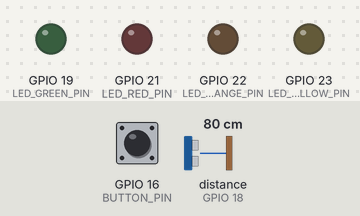
Bench run of a sketch on a simulated ESP32. On the bench: output pins drawn as LEDs (lit = HIGH). The test bench sets the inputs (shaded band); at power-on: GPIO 16 (BUTTON_PIN) HIGH, distance to the obstacle (sensor on GPIO 18) 80 cm. The echo pulse lasts 58.3 µs per cm; WiFi joins after 1.5 s; servers stay silent unless stated; uploads are accepted with an empty reply; the local clock reads 2024-03-15 10:24:30 at power-on unless the sketch sets it; EEPROM starts erased; pins used as bus, display or sensor lines are not drawn; what the sketch prints to the serial monitor is not drawn.

Above: at 3.7 s.
3.8 s: GPIO 16 (BUTTON_PIN) pulled LOW for 0.15 s
At 3.92 s:
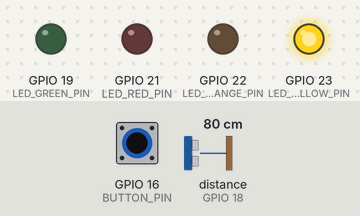
At 4.8 s:
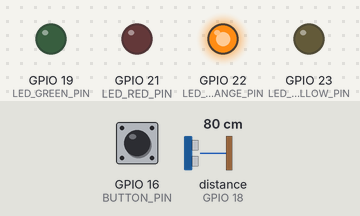
Timing chart, 0 to 6.8 s (numbered marks = the images above; inputs shaded):
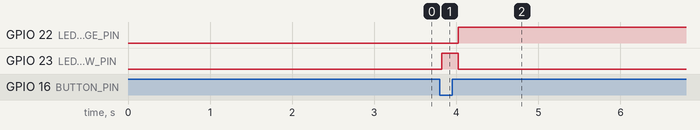

Measured:
- after the input at 3.8 s, GPIO 22 (LED_ORANGE_PIN): LOW → HIGH after 0.22 s; GPIO 23 (LED_YELLOW_PIN): LOW → HIGH at once, → LOW 0.20 s later

The sketch:

main.ino
```cpp
#include <Arduino.h>
#include <WiFi.h>
#include <ArduinoJson.h>

#include "Config.h"
#include "Button.h"
#include "Sensor.h"
#include "Storage.h"
#include "Network.h"
#include "LED.h"
#include "TimeUtil.h"

static String lastSentDate = "";

void setup() {
  Serial.begin(115200);
  delay(1000);

  initSensor();         // HC-SR04 usando 3.3V
  initLEDs();           // LEDs usando 3.3V GPIOs
  initButton();         // Botao com pull-up interno

  // Connectando a WiFi
  Serial.print("Starting WiFi connection...");
  WiFi.begin(WIFI_SSID, WIFI_PASSWORD, 6);
  Serial.print(" connecting to WiFi");

  unsigned long start = millis();

  while (WiFi.status() != WL_CONNECTED) {
    delay(500);
    Serial.print(".");
    if (millis() - start > 10000) {
      Serial.println(" failed to connect");
      break;
    }
  }

  if (WiFi.status() == WL_CONNECTED) {
    Serial.println(" WiFi connected");
  }

  Serial.print("Initializing storage...");
  initStorage(); // Initializando Preferences NVS
  Serial.println(" storage initialized!");

  Serial.print("Initializing time management...");
  initTime();   // Sincronizando com servidor NTP
  Serial.println(" time management initialized!");

  lastSentDate = getLastSentDate();
}

void loop() {
  // 1. Enviando dados para o server manualmente ao pressionar o botão
  if (isButtonPressed()) {
    Serial.println("Manually trigerring today's collection...");
    performDailyRoutine(true);
  }

  // 2. Enviando dados para o server autoomaticamente a meia noite UTC
  static unsigned long lastCheck = 0;
  unsigned long currentMillis = millis();

  // Checando a cada 1 minuto
  if (currentMillis - lastCheck >= 60000) {
    lastCheck = currentMillis;

    if (isMidnightUTC()) {
      String today = getDateString(0);

      if (today.length() > 0 && today != lastSentDate) {
        Serial.println("Midnight UTC reached; triggering daily sync...");
        performDailyRoutine(false);
      }
    }
  }

  // Delay mais curto para atualizar os LEDs de forma mais responsiva
  delay(50);
}

void performDailyRoutine(bool manualTrigger) {
  // 1. Medindo e guardando informacao de precipitacao
  String today = getDateString(0);
  float precip_mm = measurePrecipitationMm();

  Serial.print("Measured precipitation for ");
  Serial.print(today);
  Serial.print(": ");
  Serial.print(precip_mm);
  Serial.println(" mm");

  storePrecipitation(today, precip_mm);

  // 2. Gerando JSON array com os dados de precipitacao dos ultimos 7 dias.
  JsonDocument doc;
  JsonArray arr = doc.to<JsonArray>();

  for (int i = 0; i < 7; i++) {
    String dateKey = getDateString(i);
    float value = getPrecipitation(dateKey);
    arr.add(value);
  }

  String payload;
  serializeJson(arr, payload);
  Serial.print("Payload: ");
  Serial.println(payload);

  // 3. Enviando dados para o servidor
  setLEDSending();
  int result = sendPrecipitationData(payload);

  switch (result) {
  case SERVER_IDLE:
    Serial.println("Server is in IDLE");
    turnOffLEDs();

    break;
  case SERVER_RESPONSE_FLOOD:
    Serial.println("Flood detected");
    setLEDFailure();

    lastSentDate = today;
    storeLastSentDate(lastSentDate);

    break;
  case SERVER_RESPONSE_NO_FLOOD:
    Serial.println("No flood detected");
    setLEDSuccess();

    lastSentDate = today;
    storeLastSentDate(lastSentDate);

    break;
  case SERVER_RESPONSE_ERROR:
    Serial.println("Server error");
    setLEDError();

    break;
  }
}
```

Button.cpp
```cpp
#include <Arduino.h>

#include "Button.h"
#include "Config.h"

void initButton() {
  pinMode(BUTTON_PIN, INPUT_PULLUP);
}

bool isButtonPressed() {
  static unsigned long lastDebounceTime = 0;
  static bool lastState = HIGH;

  bool reading = digitalRead(BUTTON_PIN);

  if (reading == LOW && lastState == HIGH) {
    lastState = reading;
    return true;
  }

  lastState = reading;
  return false;
}
```

Button.h
```cpp
#ifndef BUTTON_H
#define BUTTON_H

void initButton();
bool isButtonPressed();

#endif
```

LED.cpp
```cpp
#include <Arduino.h>

#include "LED.h"
#include "Config.h"

void initLEDs() {
  pinMode(LED_GREEN_PIN, OUTPUT);
  pinMode(LED_RED_PIN, OUTPUT);
  pinMode(LED_ORANGE_PIN, OUTPUT);
  pinMode(LED_YELLOW_PIN, OUTPUT);

  digitalWrite(LED_GREEN_PIN, LOW);
  digitalWrite(LED_RED_PIN, LOW);
  digitalWrite(LED_ORANGE_PIN, LOW);
  digitalWrite(LED_YELLOW_PIN, LOW);
}

void setLEDSending() {
  digitalWrite(LED_YELLOW_PIN, HIGH);
  digitalWrite(LED_GREEN_PIN, LOW);
  digitalWrite(LED_RED_PIN, LOW);
  digitalWrite(LED_ORANGE_PIN, LOW);
}

void setLEDSuccess() {
  digitalWrite(LED_YELLOW_PIN, LOW);
  digitalWrite(LED_GREEN_PIN, HIGH);
  digitalWrite(LED_RED_PIN, LOW);
  digitalWrite(LED_ORANGE_PIN, LOW);
}

void setLEDFailure() {
  digitalWrite(LED_YELLOW_PIN, LOW);
  digitalWrite(LED_GREEN_PIN, LOW);
  digitalWrite(LED_RED_PIN, HIGH);
  digitalWrite(LED_ORANGE_PIN, LOW);
}

void setLEDError() {
  digitalWrite(LED_YELLOW_PIN, LOW);
  digitalWrite(LED_GREEN_PIN, LOW);
  digitalWrite(LED_RED_PIN, LOW);
  digitalWrite(LED_ORANGE_PIN, HIGH);
}

void turnOffLEDs() {
  digitalWrite(LED_YELLOW_PIN, LOW);
  digitalWrite(LED_GREEN_PIN, LOW);
  digitalWrite(LED_RED_PIN, LOW);
  digitalWrite(LED_ORANGE_PIN, LOW);
}
```

LED.h
```cpp
#ifndef LED_H
#define LED_H

void initLEDs();
void setLEDSending();
void setLEDSuccess();
void setLEDFailure();
void setLEDError();

void turnOffLEDs();

#endif
```

Network.cpp
```cpp
#include "Network.h"
#include <WiFi.h>
#include <HTTPClient.h>
#include <ArduinoJson.h>
#include "Config.h"

int sendPrecipitationData(const String &jsonPayload) {
  WiFiClient client;

  HTTPClient http;
  http.addHeader("Content-Type", "application/json");
  String endpoint  = SERVER_URL;
  endpoint += "/predict";
  http.begin(client, endpoint);

  int result = SERVER_IDLE;

  Serial.println("Sending POST request...");
  int httpCode = http.POST(jsonPayload);

  Serial.print("HTTP status: ");
  Serial.println(httpCode);

  if (httpCode <= 0) {
    Serial.print("HTTP error: ");
    Serial.println(http.errorToString(httpCode).c_str());

    http.end();
    return SERVER_RESPONSE_ERROR;
  }

  String res = http.getString();
  Serial.print("Response: ");
  Serial.println(res);

  if (res.length() <= 0) {
    Serial.println("Empty response received");

    http.end();
    return SERVER_RESPONSE_ERROR;
  }

  JsonDocument doc;
  auto err = deserializeJson(doc, res);

  if (err) {
    Serial.println("JSON parsing error");

    http.end();
    return SERVER_RESPONSE_ERROR;
  }

  bool predictResultIsBoolean = doc["enchente"].is<bool>();

  if (!predictResultIsBoolean) {
    Serial.println("Unexpected JSON structure");

    http.end();
    return SERVER_RESPONSE_ERROR;
  }

  bool predictionResult = doc["enchente"].as<bool>();

  if (predictionResult) {
    result = SERVER_RESPONSE_FLOOD;
  } else {
    result = SERVER_RESPONSE_NO_FLOOD;
  }

  http.end();
  return result;
}
```

Network.h
```cpp
#ifndef NETWORK_H
#define NETWORK_H

#include <Arduino.h>

constexpr int SERVER_RESPONSE_NO_FLOOD = 1;
constexpr int SERVER_RESPONSE_FLOOD = 2;
constexpr int SERVER_RESPONSE_ERROR = 3;
constexpr int SERVER_IDLE = 4;

int sendPrecipitationData(const String &jsonPayload);

#endif
```

Sensor.cpp
```cpp
#include "Sensor.h"
#include "Config.h"
#include <Arduino.h>

#include "Sensor.h"
#include <Arduino.h>

void initSensor() {
  pinMode(TRIG_PIN, OUTPUT);
  pinMode(ECHO_PIN, INPUT);
  digitalWrite(TRIG_PIN, LOW);
}

float measureDistanceCm() {
  // Mandando um pulso HIGH de 10 μs HIGH para o TRIG
  digitalWrite(TRIG_PIN, HIGH);
  delayMicroseconds(10);
  digitalWrite(TRIG_PIN, LOW);

  // Lendo o resultado do echo, duracao (μs), timeout 30 ms (~5 m)
  long duration = pulseIn(ECHO_PIN, HIGH, 30000);

  if (duration == 0) {
    return CONTAINER_HEIGHT_CM;
  }

  // Convertendo de μs para cm: duracao/58
  float distance = (float) duration / 58.0f;

  return distance;
}

float measurePrecipitationMm() {
  float distance = measureDistanceCm();

  Serial.print("Distance in centimeters: ");
  Serial.println(distance);

  float waterHeight = CONTAINER_HEIGHT_CM - distance;
  Serial.print("Water height: ");
  Serial.println(waterHeight);

  if (waterHeight < 0.0f) {
    waterHeight = 0.0f;
  }

  // Convertendo de cm para mm (1 cm = 10 mm)
  return waterHeight * 10.0f;
}
```

Sensor.h
```cpp
#ifndef SENSOR_H
#define SENSOR_H

void initSensor();
float measureDistanceCm();
float measurePrecipitationMm();

#endif
```

Storage.cpp
```cpp
#include "Storage.h"
#include <Preferences.h>

static Preferences preferences;

void initStorage() {
  preferences.begin("rain_data", false);
}

// Funcoes utilizadas para guardar as informacoes de chuva
// de forma que os dados sobrevivam ao reniciar o ESP

void storePrecipitation(const String &date, float value) {
  preferences.putFloat(date.c_str(), value);
}

float getPrecipitation(const String &date) {
  return preferences.getFloat(date.c_str(), 0.0f);
}

void storeLastSentDate(const String &date) {
  preferences.putString("last_sent_date", date);
}

String getLastSentDate() {
  return preferences.getString("last_sent_date", String(""));
}
```

Storage.h
```cpp
#ifndef STORAGE_H
#define STORAGE_H

#include <Arduino.h>

void initStorage();
void storePrecipitation(const String &date, float value);
float getPrecipitation(const String &date);
void storeLastSentDate(const String &date);
String getLastSentDate();

#endif
```

TimeUtil.cpp
```cpp
#include "TimeUtil.h"
#include <time.h>

void initTime() {
  const char* ntpServer = "pool.ntp.org";
  const long gmtOffset_sec = 0;     // UTC
  const int daylightOffset_sec = 0; // No DST
  configTime(gmtOffset_sec, daylightOffset_sec, ntpServer);

  struct tm timeinfo;
  while (!getLocalTime(&timeinfo)) {
    delay(500);
  }
}

String getDateString(int offsetDays) {
  struct tm timeinfo;

  if (!getLocalTime(&timeinfo)) {
    return String("");
  }

  time_t now;
  time(&now);
  now -= offsetDays * 86400; // Subtraindo offsetDays×86400 s

  struct tm * timeinfoOffset = gmtime(&now);
  char buf[11];
  strftime(buf, sizeof(buf), "%Y-%m-%d", timeinfoOffset);

  return String(buf);
}

bool isMidnightUTC() {
  struct tm timeinfo;
  if (!getLocalTime(&timeinfo)) {
    return false;
  }
  return (timeinfo.tm_hour == 0 && timeinfo.tm_min == 0 && timeinfo.tm_sec == 0);
}
```

TimeUtil.h
```cpp
#pragma once

#include <Arduino.h>

void initTime();
String getDateString(int offsetDays = 0);
bool isMidnightUTC();
```

Config.cpp
```cpp
#include "Config.h"

// Credenciais para WiFi.
const char* WIFI_SSID = "Wokwi-GUEST";
const char* WIFI_PASSWORD = "";

// Server URL (MVP: HTTPS)
// Se o server estiver rodando localmente
// Verifique o ipv4 do seu computador(ipconfig) e coloque aqui
const char* SERVER_URL = "http://192.168.0.151:8000";

// HC-SR04 Pins (powered at 3.3V)
const int TRIG_PIN = 5;   // Trigger pin → GPIO5
const int ECHO_PIN = 18;  // Echo pin    → GPIO18

// Button Pin (usando pull-up interno)
const int BUTTON_PIN = 16; // GPIO16, wired to GND

// LED Pins (all 3.3V-rated GPIOs)
const int LED_GREEN_PIN  = 19; // Green LED -> GPIO19
const int LED_RED_PIN    = 21; // Red LED   -> GPIO21
const int LED_ORANGE_PIN = 22; // Orange LED-> GPIO22
const int LED_YELLOW_PIN = 23; // Yellow LED-> GPIO23

// Container inner height (cm).
// Altura para simular um balde de coleta de agua da chuva.
const float CONTAINER_HEIGHT_CM = 20.0f; 
```

Config.h
```cpp
#ifndef CONFIG_H
#define CONFIG_H

// WiFi Credentials
extern const char* WIFI_SSID;
extern const char* WIFI_PASSWORD;

// Server URL (MVP: HTTP)
extern const char* SERVER_URL;

// HC-SR04 Pins (powered at 3.3V)
extern const int TRIG_PIN;   // Trigger pin → GPIO5
extern const int ECHO_PIN;  // Echo pin    → GPIO18

// Button Pin (using internal pull-up)
extern const int BUTTON_PIN; // GPIO16, wired to GND

// LED Pins (all 3.3V-rated GPIOs)
extern const int LED_GREEN_PIN;  // Green LED -> GPIO19
extern const int LED_RED_PIN;    // Red LED   -> GPIO21
extern const int LED_ORANGE_PIN; // Orange LED-> GPIO22
extern const int LED_YELLOW_PIN; // Yellow LED-> GPIO23

// Container inner height (cm). Adjust if gauge height differs.
extern const float CONTAINER_HEIGHT_CM;

#endif // CONFIG_H
```
